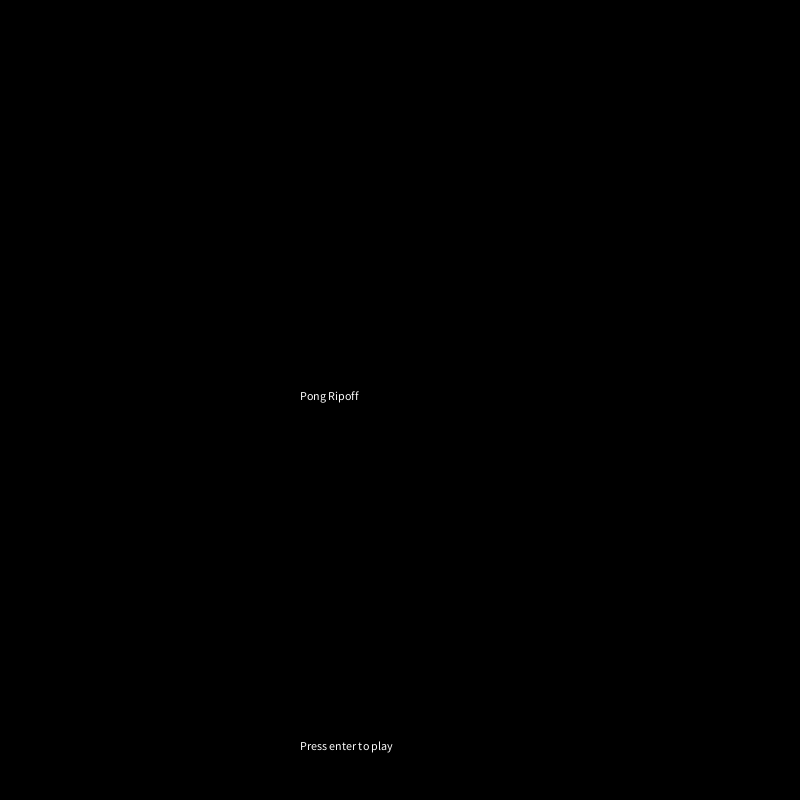
Frame 1 (no input)
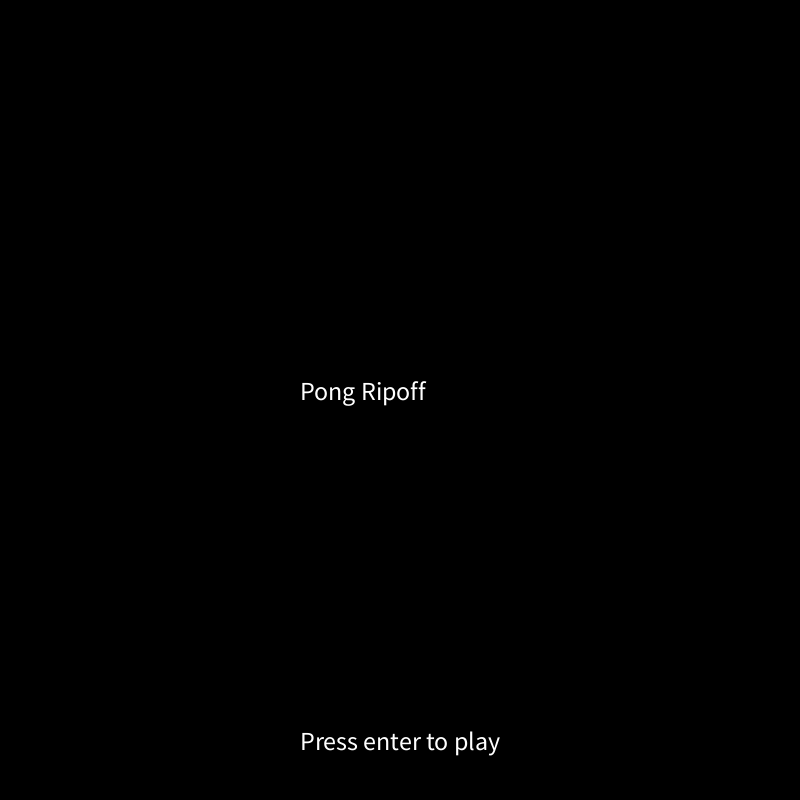
Frame 60 (the mouse pressed at the canvas centre just before this capture)
Frame 120 (the mouse held since frame 60 and released just before this capture): identical to frame 60, image omitted

The Processing sketch that drew these frames (run headless with seeded random() and noise(); from frame 60 on, the mouse is pressed at the canvas centre):

// Processing sketch: sketch_pong_ripoff
// ── sketch_pong_ripoff.pde
float paddleX;
float paddleY;
float X = 400;
float easing = 0;
float speedX = -3;
int screen = 0;
int score = 0;
float d;
int circlesX[];
int circlesY[];

void setup()
{
  size(800, 800);
  noStroke();
  rectMode(CENTER);
  circlesX = new int[5];
  circlesY = new int[5];

  for (int i =0; i< 5; i++)
  {
    circlesX[i] =0;
  }
}


void draw()
{
  background(0);




  X = X + speedX;

  if (0>X)
  {
    speedX = 3;
  }

  if (screen == 0)
  {
    loadingscreen();
  }
  if (screen==1)
  {

    Game();
  }
}

void loadingscreen()
{
  text("Pong Ripoff", 300, 400);
  text("Press enter to play", 300, 750);
  textSize(26);
  if (keyCode==ENTER)
  {
    screen=1;
  }
}

void Game()
{

  X = X + speedX;
  text("Score : "+score, 100, 100);
  float dx = mouseX - paddleX;
  paddleX += dx ;

  float paddleY = mouseY;
  float dy = mouseY - paddleY;
  paddleY += dy ;

  rect(paddleX, paddleY, 30, 50 );
  ellipse(X, 400, 50, 50);



  float d = dist(X, 400, paddleX, paddleY);
  if (d<15)
  {
    speedX*=-1;
  }
}
